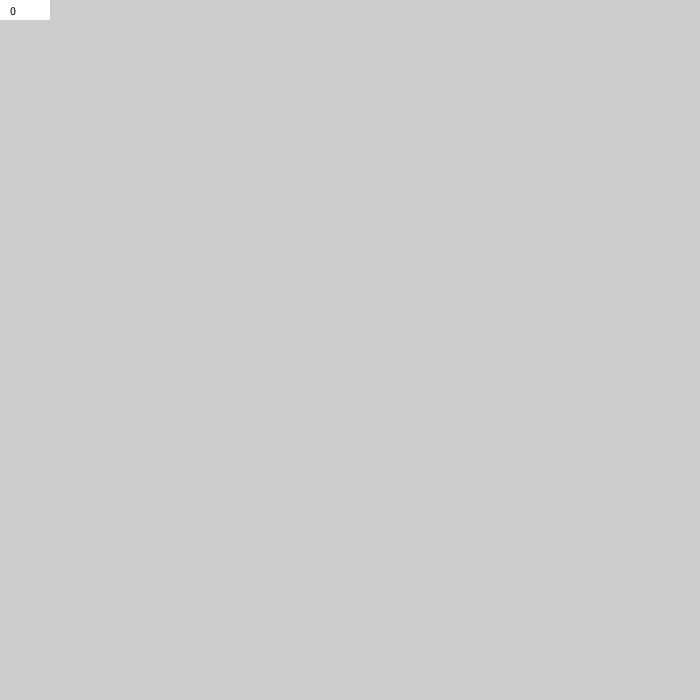
Frame 1 (no input)
Frame 60 (the mouse pressed at the canvas centre just before this capture): identical to frame 1, image omitted
Frame 120 (the mouse held since frame 60 and released just before this capture): identical to frame 1, image omitted

The Processing sketch that drew this single still picture (run headless with seeded random() and noise(); from frame 60 on, the mouse is pressed at the canvas centre):

// Processing sketch: More_Random_Circles
// ── More_Random_Circles.pde
float x = random(1280);
float y = random(800);

float r = random(255);
float g = random(255);
float b = random(255);

float s = random(40,200);

int n = 0;


void setup(){
  size(700,700);
  frameRate(80);
}

void draw(){
  stroke(r+50,g+50,b+50);
  strokeWeight(4);
  fill(r,g,b,25);
  ellipse(x,y,s,s);
  fill(255);
  noStroke();
  rect(0,0,50,20);
  fill(0);
  text(n,10,15);
}

void keyPressed(){
  x = random(width);
  y = random(height);
  
  r = random(255);
  g = random(255);
  b = random(255);
  
  s = random(40,120);
  
  n = n + 1;
}

void mousePressed(){
  background(204);
  n = 0;
}
